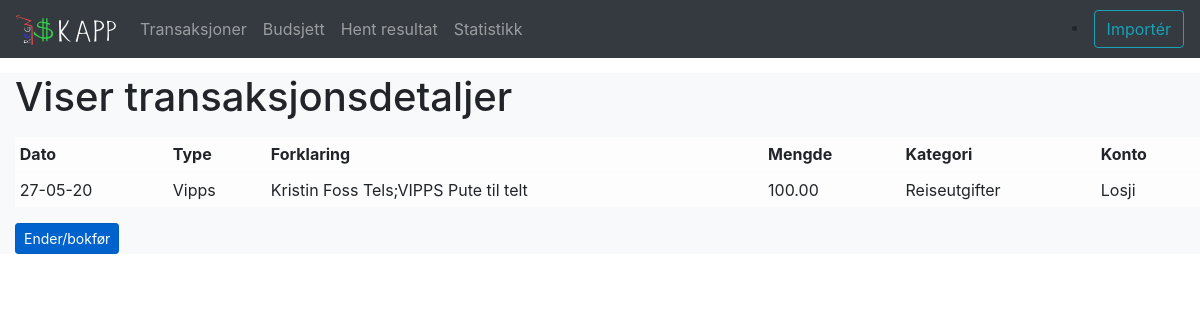
/transactions/1/, run on the app's committed database.
### transactions/models.py (models this page shows, shortened)
class Transaction(models.Model): #Klasse som representerer ein transaksjon
    date = models.DateField()
    transaction_type = models.CharField(max_length=30, null=True)
    description = models.CharField(max_length=200)
    amount = models.DecimalField(max_digits=10,
                                 decimal_places=2,
                                 default=0)
    happy = models.PositiveSmallIntegerField(choices=HAPPY_CHOICES, blank=True, null=True)
    account = models.ForeignKey(Account,
                                blank=True,
                                null=True,
                                on_delete=models.SET_NULL
                                )
    category = models.ForeignKey(Category,
                                 blank=True,
                                 null=True,
                                 on_delete=models.SET_NULL
                                 )
    project = models.ForeignKey(Project,
                                blank=True,
                                null=True,
                                on_delete=models.SET_NULL
                                )

class Category(models.Model):
    name = models.CharField(max_length=20)
    description = models.CharField(max_length=100)
    def __str__(self):
        return self.name

class Account(models.Model):
    name = models.CharField(max_length=30)
    description = models.CharField(max_length=100)
    category = models.ForeignKey(Category,
                                 blank=False,
                                 on_delete=models.CASCADE)
    account_type = models.CharField(
        max_length=8,
        choices=ACCOUNT_CHOICES,
        blank=False,
        null=True,
        default="expence")
    def __str__(self):
        return "{}".format(self.name)

### transactions/views.py (the view)
# urls.py: path("<int:pk>/", TransactionDetailView.as_view(), name="transaction-detail"),
class TransactionDetailView(DetailView):
    model = Transaction

### transactions/templates/transactions/transaction_detail.html
{%extends "../base.html"%}
{% block content %}
<h1> Viser transaksjonsdetaljer </h1>
<p>
<table class="table table-sm table-hover table-light">
<thead>
    <tr>
      <th scope="col"> Dato </th>
      <th scope="col"> Type </th>
      <th scope="col"> Forklaring </th>
      <th scope="col"> Mengde </th>
      <th scope="col"> Kategori </th>
      <th scope="col"> Konto </th>
    </tr>
    </thead>
 <tr>
      <td scope="row">{{ object.date|date:"d-m-y" }}</td>
      <td>{{ object.transaction_type }}</td>
      <td>{{ object.description }}</td>
      <td>{{ object.amount }}</td>
      <td>{{ object.category|default_if_none:"" }}</td>
      <td> {{object.account|default_if_none:""}} </td>
    </tr>
</table>
</p>
<p>
<td><a href="{% url 'transactions:transaction-update' object.pk %}" class="btn btn-primary btn-sm active" role="button" aria-pressed="true">Ender/bokfør</a> </td>
</p>
{% endblock %}

### data on the page
Transaction: date "27-05-20", transaction_type "Vipps", description "Kristin Foss Tels;VIPPS Pute til telt", amount "100.00", category "Reiseutgifter", account "Losji"
